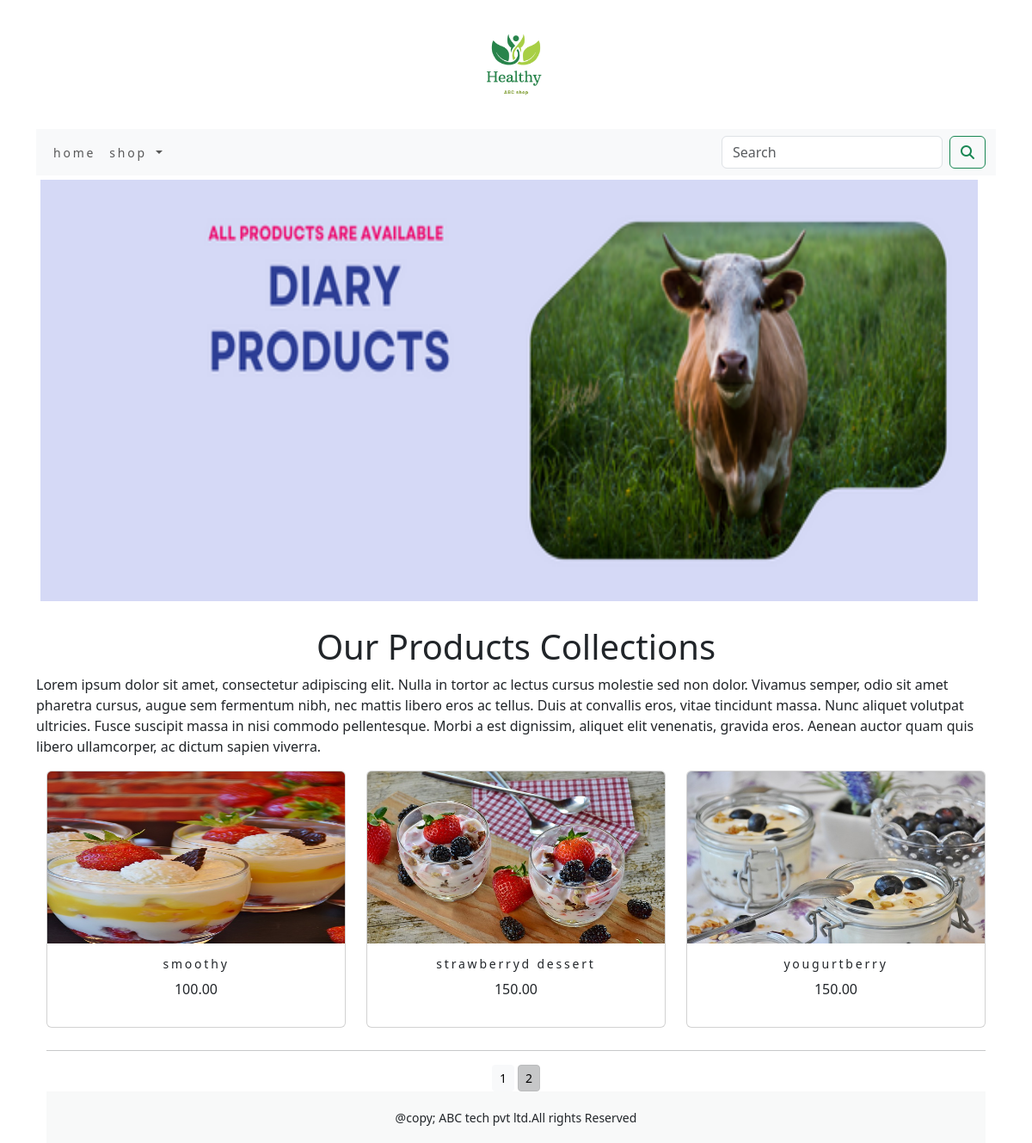
Screenshot of /shop/?page=2 with the database file from the repository.
### shop/models.py (models this page shows, shortened)
class Product(models.Model):
    name=models.CharField(max_length=250,unique=True)
    slug=models.SlugField(max_length=250,unique=True)
    description=models.TextField(blank=True)
    price=models.DecimalField(max_digits=10,decimal_places=2)
    category=models.ForeignKey(Category,on_delete=models.CASCADE)
    image=models.ImageField(upload_to='product',blank=True)
    stock=models.IntegerField()
    available=models.BooleanField(default=True)
    created=models.DateTimeField(auto_now_add=True)
    updated=models.DateTimeField(auto_now=True)
    def get_url(self):
        return reverse('shop:prodCatdetail',args=[self.category.slug,self.slug])
    class Meta :
         ordering=('name',)
         verbose_name='product'
         verbose_name_plural='products'

### shop/views.py (the view)
# urls.py: path('',views.allProdCat,name='allProdCat'),
def allProdCat(request,c_slug=None):
    c_page=None
    products_list=None
    if c_slug!=None:
        c_page=get_object_or_404(Category,slug=c_slug)
        products_list = Product.objects.all().filter(category=c_page,available=True)
    else:
        products_list=Product.objects.all().filter(available=True)
    paginator = Paginator(products_list,6)
    try:
        page=int(request.GET.get('page','1'))
    except:
        page=1
    try:
        products =paginator.page(page)
    except(EmptyPage,InvalidPage):
        products = Paginator.page(Paginator.num_pages)
    return render(request,'category.html',{'category':c_page,'products':products})

### cart/context_processors.py (called while the page is built)
def counter(request):
    item_count=0
    if 'admin' in request.path:
        return {}
    else:
        try:
            cart=Cart.objects.filter(cart_id=_cart_id(request))
            car_items=CartItem.objects.all().filter(cart=cart[:1])
            for cart_item in car_items:
                item_count += cart_item.quantity
        except Cart.DoesNotExist:
            item_count=0
    return dict(item_cout=item_count)

### cart/views.py (called while the page is built)
def _cart_id(request):
    cart=request .session.session_key
    if not cart:
        cart=request.session.create()
    return cart

### shop/context_processors.py (called while the page is built)
def menu_links(request):
    links=Category.objects.all()
    return dict(links=links)

### shop/models.py (called while the page is built)
    def get_url(self):
        return reverse('shop:products_by_category',args=[self.slug])

### template/category.html (shortened to what this page needs)
{% extends 'base.html' %}
{% load static %}
{% block content %}
<div class="mx_auto">
  {% if category %}
  <img class="my_image" src="{{category.image.url}}" alt="{{category.name}}" height="500px;" width="1100px;">
</div>
<br>
<div>
  <h1 class="text-center my_title">{{category.name}}</h1>
  <p class="text-justify">{{category.description}}</p>
</div>
{% else %}
<div>
  <img class=" my_image my_image_padding" src="{% static 'img/banner.png' %}" alt="our products" width="1100px;" height="500px;">
  </div>
<br>
<div>
  <h1 class="text-center my_title">Our Products Collections</h1>
  <p class="text-justify">Lorem ipsum dolor sit amet, consectetur adipiscing elit. Nulla in tortor ac lectus cursus molestie sed non dolor. Vivamus semper, odio sit amet pharetra cursus, augue sem fermentum nibh, nec mattis libero eros ac tellus. Duis at convallis eros, vitae tincidunt massa. Nunc aliquet volutpat ultricies. Fusce suscipit massa in nisi commodo pellentesque. Morbi a est dignissim, aliquet elit venenatis, gravida eros. Aenean auctor quam quis libero ullamcorper, ac dictum sapien viverra.</p>
</div>
{% endif %}
<div class="container">
  <div class="row mx_auto">
    {% for product in products.object_list %}
    <div class="my_bottom_margin col-9 col-sm-12  col-md-4 col-lg-4">
    <div class="card text-center " style=min-width:18em;">
      <a href="{{product.get_url}}"><img class="card-img-top my_image" src="{{product.image.url}}" alt="{{product.name}}" height="200px;" width="200px;" ></a>
      <div class="card-body">
        <h4>{{product.name}}</h4>
        <p>{{product.price}}</p>
      </div>
    </div>
  </div>
    {% endfor %}
  </div>
   <div class="mx_auto">
       <hr>
        <div class="text-center">
            {% for pg in products.paginator.page_range %}
            <a href="?page={{pg}}" class="btn btn-light btn-sm {% if products.number == pg %} active {% endif %}">{{pg}}</a>
            {% endfor %}
        </div>
        {% endblock %}

### static/css/custom.css (style rules this page uses)
body { font-family: 'Roboto', sans-serif; }
.my_image_padding { padding:5px; }
.my_bottom_margin { margin-bottom:10px; }
.card-body h4 { font-size:14px; text_transform:uppercase; letter-spacing:.2em; }

### rows the page displays
Product: image (picture), name "smoothy", price "100.00"
Product: image (picture), name "strawberryd dessert", price "150.00"
Product: image (picture), name "yougurtberry", price "150.00"

### other values shown
{{ pg }} "1" "2"
